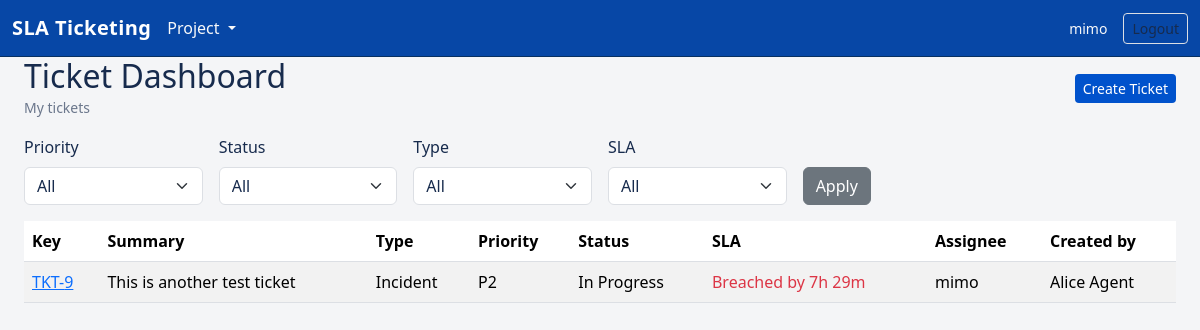
The app's page /tickets/ (signed in) with its own data.
### app/models.py (models this page shows, shortened)
class User(db.Model):
    __tablename__ = "users"
    id = db.Column(db.Integer, primary_key=True)
    name = db.Column(db.String(100), nullable=False)
    email = db.Column(db.String(120), unique=True, nullable=False)
    role = db.Column(db.String(20), nullable=False)  # 'agent' or 'manager'
    password_hash = db.Column(db.String(255), nullable=True)
    created_at = db.Column(db.DateTime, default=datetime.utcnow)

class Ticket(db.Model):
    __tablename__ = "tickets"
    id = db.Column(db.Integer, primary_key=True)
    title = db.Column(db.String(200), nullable=False)
    description = db.Column(db.Text, nullable=False)
    issue_type = db.Column(db.String(50), nullable=False)  # incident, problem, service_request
    impact = db.Column(db.String(20))  # high, medium, low (for incident/problem)
    urgency = db.Column(db.String(20))  # high, medium, low (for incident/problem)
    system_affected = db.Column(db.String(200))
    request_category = db.Column(db.String(100))
    department = db.Column(db.String(100))
    approval_required = db.Column(db.Boolean)
    priority = db.Column(db.String(5), nullable=False)  # P1-P4
    sla_policy_id = db.Column(db.Integer, db.ForeignKey("sla_policies.id"), nullable=False)
    sla_policy = db.relationship("SLAPolicy")
    status = db.Column(db.String(20), default="new", nullable=False)
    response_due_at = db.Column(db.DateTime)
    resolution_due_at = db.Column(db.DateTime)
    first_response_at = db.Column(db.DateTime)
    resolved_at = db.Column(db.DateTime)
    on_hold_started_at = db.Column(db.DateTime)
    total_pause_duration_seconds = db.Column(db.Integer, default=0, nullable=False)
    response_breached = db.Column(db.Boolean, default=False, nullable=False)
    resolution_breached = db.Column(db.Boolean, default=False, nullable=False)
    escalation_level = db.Column(db.Integer, default=0)
    is_escalated = db.Column(db.Boolean, default=False)
    escalation_note = db.Column(db.Text, nullable=True)
    assignee_id = db.Column(db.Integer, db.ForeignKey("users.id"))
    assignee = db.relationship("User", foreign_keys=[assignee_id])
    assigned_by_id = db.Column(db.Integer, db.ForeignKey("users.id"))
    assigned_by = db.relationship("User", foreign_keys=[assigned_by_id])
    created_by_id = db.Column(db.Integer, db.ForeignKey("users.id"), nullable=False)
    created_by = db.relationship("User", foreign_keys=[created_by_id])
    created_at = db.Column(db.DateTime, default=datetime.utcnow)
    updated_at = db.Column(db.DateTime, default=datetime.utcnow, onupdate=datetime.utcnow)

### app/blueprints/tickets.py (the view, shortened to what this page needs)
@tickets_bp.route("/", methods=["GET"])
@login_required
@role_required("agent", "manager")
def ticket_dashboard():
    user = get_current_user()
    query = Ticket.query
    unassigned_flag = False
    priority = request.args.get("priority") or None
    status = request.args.get("status") or None
    issue_type = request.args.get("issue_type") or None
    sla_filter = request.args.get("sla") or None  # values: breached, within
    if user.role == "agent":
        view = request.args.get("view") or "my"
        if view == "all":
            query = query.filter(Ticket.assignee_id == None)
            unassigned_flag = True
        else:
            query = query.filter(
                (Ticket.assignee_id == user.id) | (Ticket.created_by_id == user.id)
            )
        selected_view = view
        selected_scope = None
    if priority:
        query = query.filter(Ticket.priority == priority)
    if status:
        query = query.filter(Ticket.status == status)
    if issue_type:
        query = query.filter(Ticket.issue_type == issue_type)
    if sla_filter and not (user.role == "agent" and selected_view == "all"):
        if sla_filter == "breached":
            query = query.filter(Ticket.resolution_breached == True)
        elif sla_filter == "within":
            query = query.filter(Ticket.resolution_breached == False)
    query = query.order_by(Ticket.created_at.desc())
    tickets = query.all()
    now = datetime.now(timezone.utc)
    sla_info = {t.id: get_effective_deadlines(t, now=now) for t in tickets}
    return render_template(
        "tickets/list.html",
        tickets=tickets,
        sla_info=sla_info,
        selected_priority=priority,
        selected_status=status,
        selected_issue_type=issue_type,
        selected_sla=sla_filter,
        selected_view=selected_view,
        show_unassigned=unassigned_flag,
    )

### app/services/auth.py (called while the page is built)
def get_current_user() -> Optional[User]:
    if "user" not in g:
        user_id = session.get("user_id")
        if not user_id:
            g.user = None
        else:
            g.user = db.session.get(User, user_id)
    return g.user

def login_required(view):
    @wraps(view)
    def wrapped_view(*args, **kwargs):
        if not get_current_user():
            flash("Please log in to continue.", "warning")
            return redirect(url_for("auth.login", next=request.path))
        return view(*args, **kwargs)
    return wrapped_view

def role_required(*roles: Iterable[str]):
    def decorator(view):
        @wraps(view)
        def wrapped_view(*args, **kwargs):
            user = get_current_user()
            if not user:
                flash("Please log in to continue.", "warning")
                return redirect(url_for("auth.login", next=request.path))
            if roles and user.role not in roles:
                flash("You do not have permission to access this page.", "danger")
                return redirect(url_for("tickets.ticket_dashboard"))
            return view(*args, **kwargs)
        return wrapped_view
    return decorator

### app/services/sla.py (called while the page is built)
def _effective_deadlines(ticket: Ticket) -> tuple[Optional[datetime], Optional[datetime]]:
    pause = timedelta(seconds=ticket.total_pause_duration_seconds or 0)
    response_due = ticket.response_due_at + pause if ticket.response_due_at else None
    resolution_due = ticket.resolution_due_at + pause if ticket.resolution_due_at else None
    return response_due, resolution_due

def get_effective_deadlines(ticket: 'Ticket', now: Optional[datetime] = None):
    if now is None:
        now = datetime.now(timezone.utc)
    elif now.tzinfo is None:
        now = now.replace(tzinfo=timezone.utc)
    response_deadline, resolution_deadline = _effective_deadlines(ticket)
    def _delta(deadline: Optional[datetime]) -> Optional[timedelta]:
        if not deadline:
            return None
        if deadline.tzinfo is None:
            deadline = deadline.replace(tzinfo=timezone.utc)
        return deadline - now
    return {
        "response_deadline": response_deadline,
        "resolution_deadline": resolution_deadline,
        "response_delta": _delta(response_deadline),
        "resolution_delta": _delta(resolution_deadline),
    }

### app/templates/tickets/list.html (shortened to what this page needs)
{% extends "base.html" %}
{% block content %}
  <div class="d-flex justify-content-between align-items-center mb-3">
    <div>
      {% if current_user.role == 'agent' %}
        <h2 class="mb-0">Ticket Dashboard</h2>
        <small class="text-muted">{% if selected_view == 'all' %}Unassigned tickets{% else %}My tickets{% endif %}</small>
      {% else %}
        <h2 class="mb-0">Ticket Dashboard</h2>
        <small class="text-muted ms-2">{% if selected_view == 'all' %}All tickets{% else %}My issues{% endif %}</small>
      {% endif %}
    </div>
    <a href="{{ url_for('tickets.create_ticket') }}" class="btn btn-sm btn-primary">Create Ticket</a>
  </div>
  <form method="get" class="row gy-2 gx-3 align-items-end mb-3">
    {% if not (current_user.role == 'agent' and selected_view == 'all') %}
      <div class="col-md-2">
        <label for="priority" class="form-label">Priority</label>
        <select id="priority" name="priority" class="form-select">
          <option value="">All</option>
        </select>
      </div>
      <div class="col-md-2">
        <label for="status" class="form-label">Status</label>
        <select id="status" name="status" class="form-select">
          <option value="">All</option>
        </select>
      </div>
      <div class="col-md-2">
        <label for="issue_type" class="form-label">Type</label>
        <select id="issue_type" name="issue_type" class="form-select">
          <option value="">All</option>
        </select>
      </div>
      <div class="col-md-2">
        <label for="sla" class="form-label">SLA</label>
        <select id="sla" name="sla" class="form-select">
          <option value="">All</option>
        </select>
      </div>
    {% endif %}
    <div class="col-md-2">
      <button type="submit" class="btn btn-secondary">Apply</button>
    </div>
  </form>
  <div class="table-responsive">
    <table class="table table-striped table-hover align-middle">
      <thead>
        <tr>
          <th>Key</th>
          <th>Summary</th>
          <th>Type</th>
          <th>Priority</th>
          <th>Status</th>
          <th>SLA</th>
          <th>Assignee</th>
          <th>Created by</th>
        </tr>
      </thead>
      <tbody>
        {% for ticket in tickets %}
          {% set info = sla_info.get(ticket.id) %}
          {% set res_delta = info.resolution_delta if info else None %}
          {% if res_delta %}
            {% if res_delta.total_seconds() < 0 %}
              {% set sla_class = "text-danger" %}
            {% elif res_delta.total_seconds() < 3600 %}
              {% set sla_class = "text-warning" %}
            {% else %}
              {% set sla_class = "text-success" %}
            {% endif %}
          {% else %}
            {% set sla_class = "text-muted" %}
          {% endif %}
          <tr>
            <td><a href="{{ url_for('tickets.ticket_detail', ticket_id=ticket.id) }}">TKT-{{ ticket.id }}</a></td>
            <td>{{ ticket.title }}</td>
            <td>{{ ticket.issue_type.replace("_", " ")|title }}</td>
            <td>{{ ticket.priority }}</td>
            <td>{{ ticket.status.replace("_", " ")|title }}</td>
            <td class="{{ sla_class }}">
              {% if res_delta %}
                {% if res_delta.total_seconds() < 0 %}
                  Breached by {{ (-res_delta).seconds // 3600 }}h {{ ((-res_delta).seconds // 60) % 60 }}m
                {% else %}
                  {{ res_delta.seconds // 3600 }}h {{ (res_delta.seconds // 60) % 60 }}m remaining
                {% endif %}
              {% else %}
                N/A
              {% endif %}
            </td>
            <td>{{ ticket.assignee.name if ticket.assignee else "Unassigned" }}</td>
            <td>{{ ticket.created_by.name if ticket.created_by else "-" }}</td>
          </tr>
        {% else %}
          <tr>
            <td colspan="7" class="text-center text-muted">No tickets found.</td>
          </tr>
        {% endfor %}
      </tbody>
    </table>
  </div>
{% endblock %}

### app/templates/base.html (shortened to what this page needs)
<!doctype html>
<html lang="en">
  <head>
    <link
      href="https://cdn.jsdelivr.net/npm/bootstrap@5.3.3/dist/css/bootstrap.min.css"
      rel="stylesheet"
    >
    <link rel="stylesheet" href="{{ url_for('static', filename='css/styles.css') }}">
  </head>
  <body>
    <nav class="navbar navbar-dark bg-dark">
      <div class="container-fluid">
        <a class="navbar-brand" href="{{ url_for('tickets.ticket_dashboard') }}">SLA Ticketing</a>
        <ul class="navbar-nav me-auto mb-2 mb-lg-0">
          {% if current_user %}
          <li class="nav-item dropdown">
            <a class="nav-link dropdown-toggle text-light" href="#" id="projectDropdown" role="button" data-bs-toggle="dropdown" aria-expanded="false">
              Project
            </a>
          </li>
          {% endif %}
        </ul>
        <div class="d-flex align-items-center gap-3">
          {% if current_user %}
            <span class="text-light small">{{ current_user.name }}</span>
            <form method="post" action="{{ url_for('auth.logout') }}" class="mb-0">
              <button type="submit" class="btn btn-sm btn-outline-secondary">Logout</button>
            </form>
          {% else %}
            <a href="{{ url_for('auth.login') }}" class="btn btn-sm btn-outline-secondary">Login</a>
          {% endif %}
        </div>
      </div>
    </nav>
    <div class="container-fluid">
      <div class="row">
        <main class="col-12 px-4">
      {% block content %}{% endblock %}
        </main>
      </div>
    </div>
  </body>
  </html>

### app/static/css/styles.css (style rules this page uses)
:root { --bg-body: #f4f5f7; --bg-surface: #ffffff; --bg-surface-alt: #f7f8fa; --border-subtle: #dcdfe4; --text-main: #172b4d; --text-muted: #6b778c; --accent: #0052cc; --accent-soft: rgba(0, 82, 204, 0.12); }
body { background-color: var(--bg-body); color: var(--text-main); }
.navbar { background-color: #0747a6 !important; border-bottom: 1px solid #073062; }
.navbar-brand { font-weight: 600; letter-spacing: 0.02em; }
.table { color: var(--text-main); border-color: var(--border-subtle); }
.table thead { background-color: var(--bg-surface-alt); border-bottom: 1px solid var(--border-subtle); }
.table-striped > tbody > tr:nth-of-type(odd) { --bs-table-accent-bg: #fafbfc; }
.form-control, .form-select { background-color: #ffffff; border-color: var(--border-subtle); color: var(--text-main); }
.btn-primary { background-color: var(--accent); border: none; }
.btn-outline-secondary { border-color: var(--border-subtle); color: var(--text-main); }
.text-muted { color: var(--text-muted) !important; }
.navbar { overflow: visible; }

### records on screen
User: name "mimo"
Ticket: id "9", title "This is another test ticket", issue_type.replace "Incident", priority "P2", status.replace "In Progress", value "7", value "29", assignee "mimo", created_by "Alice Agent"
